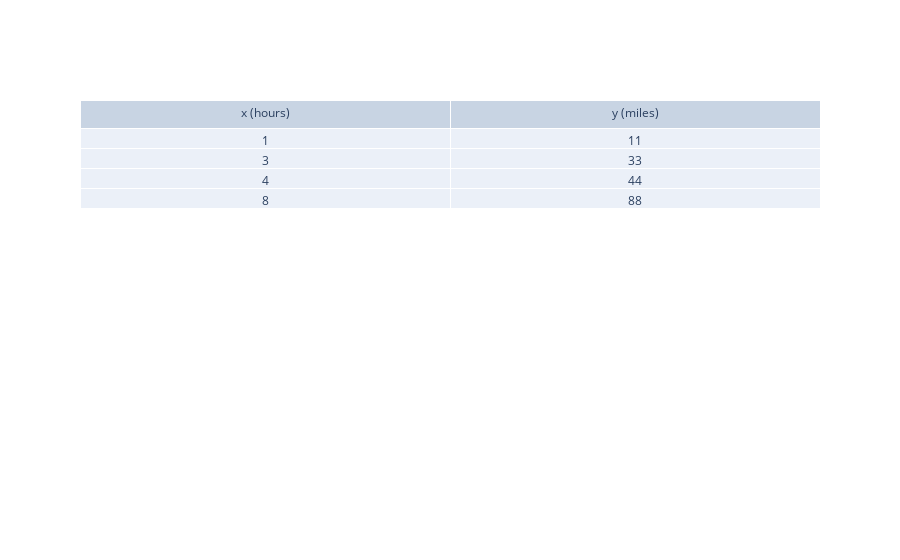

Source (notebook cell):
### Markdown cell above
# Make images from tables
You can save an image using <tt>saveImage()</tt> as shown below:
```
# Create and plot the tyler table first ...
Squirrel.saveImage("squirrel-table.png")
```
This will save the table in the file <tt>tyler.png</tt>.

## Assignment: Create a table image
Study the code below.
Then perform the following:
1. Click on the generated table image and open it.
2. Change the file name to <tt>"table.png"</tt>.
3. Verify that the changed name worked for you.

### Code cell
# Create a table for the squirrel data
Squirrel = table()

# Enter the table values:
Squirrel.column_labels = ["x (hours)", "y (miles)"]
Squirrel.data_values = [[1, 3, 4, 8], [11, 33, 44, 88]]

# Plot the table
Squirrel.plotTable()

# Save the image for the table
Squirrel.saveImage("squirrel-table.jpg")

### Figure 1 — Plotly figure (JSON) as saved in the notebook; plotly's stock layout.template omitted (floating-point values rounded to 4 significant figures)
{"data": [{"cells": {"values": [[1, 3, 4, 8], [11, 33, 44, 88]]}, "header": {"values": ["x (hours)", "y (miles)"]}, "type": "table"}], "layout": {"autosize": false}}
